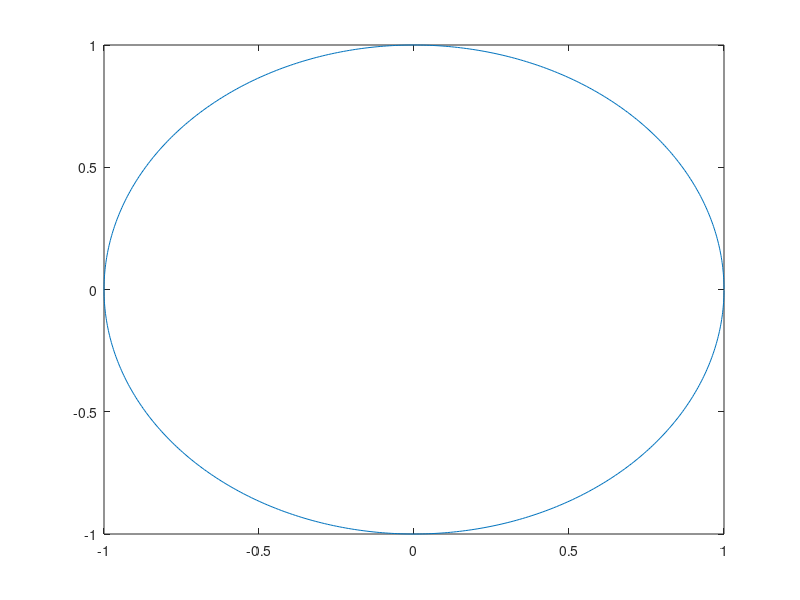
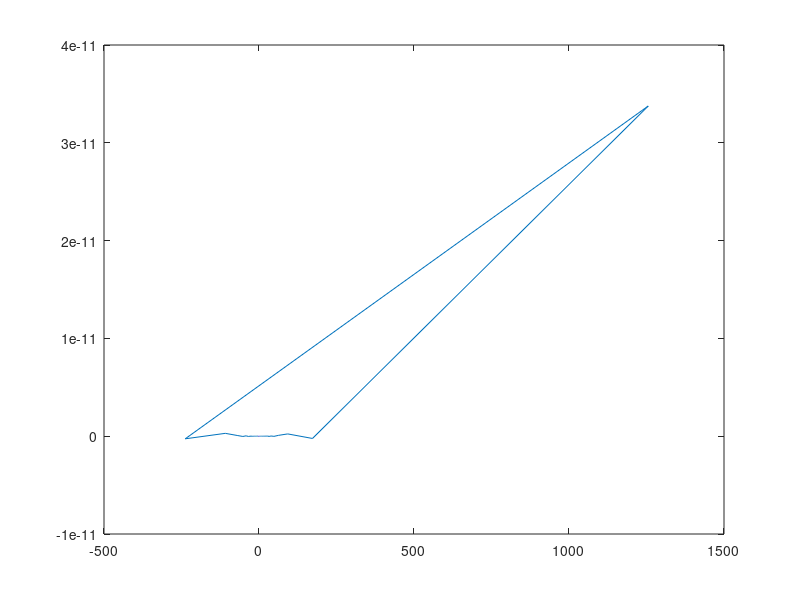
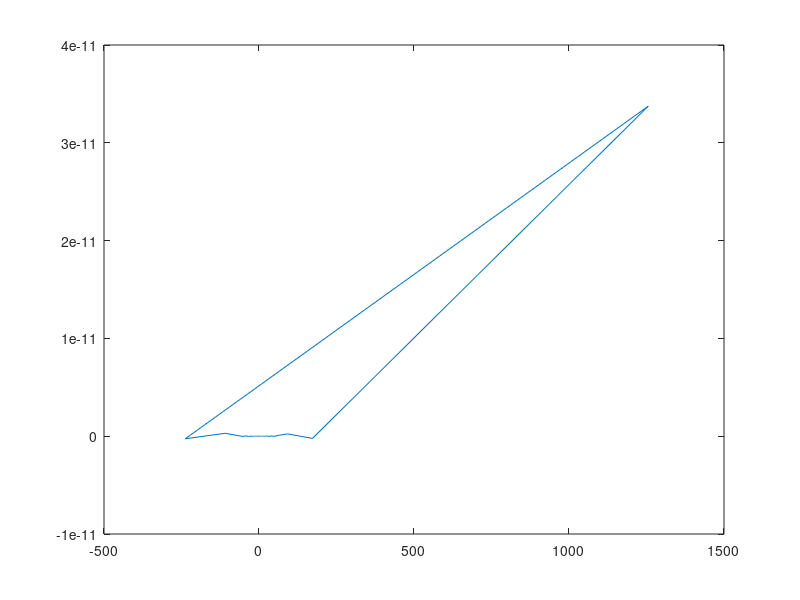
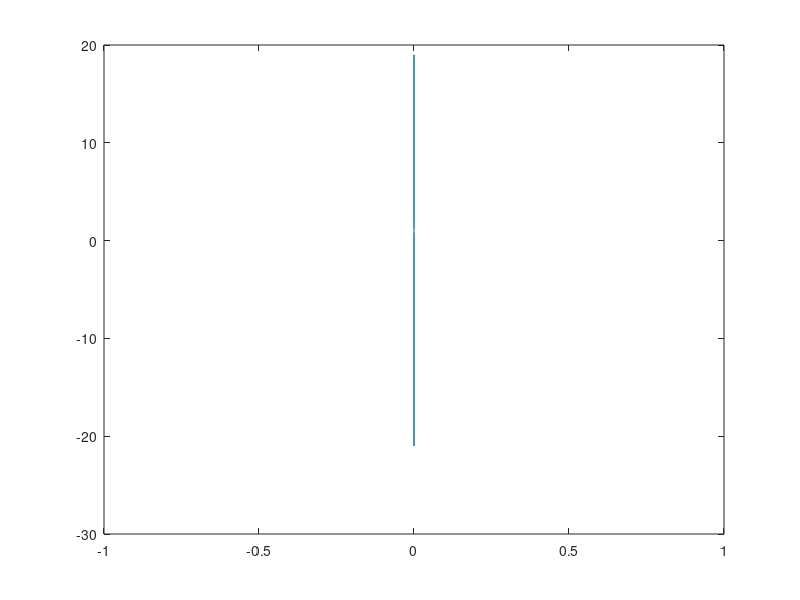

MATLAB code to generate these figures, in order:
%%
% Möbius transformations
clear; close all; clc;

m = @(z, z1, z2, z3) (z - z1).*(z2 - z3) ./ ((z - z3).*(z2 - z1));

z = linspace(-10j, 10j);
z1 = 1j;
z2 = 0;
z3 = -1j;

mobius = m(z, z1, z2, z3);
figure(1)
plot(real(mobius), imag(mobius))

g = @(phi) exp(1j * phi);
z = g(0:.01:2*pi);

figure(2)
plot(real(z), imag(z))

figure(3)
mobius_c = @(z) (z - 1) / (1j.*z + 1j);
mobius_c_ = mobius_c(z);
plot(real(mobius_c_), imag(mobius_c_))

% ha
z = linspace(-10, 10);
z1 = -1;
z2 = 1j;
z3 = 1;

mobius = m(z, z1, z2, z3);
figure(4)
plot(real(mobius), imag(mobius))

% 
%%
close all, clear, clc;

m = @(z, z1, z2, z3) (z - z1).*(z2 - z3) ./ ((z - z3).*(z2 - z1));
g = @(phi) exp(1j * phi);
z = g(0:.01:2*pi)
figure(1)
plot(real(z), imag(z))
z1 = 1;
z2 = 1j;
z3 = -1;
m_v = m(z, z1, z2, z3);
figure(2)
plot(real(m_v), imag(m_v))

figure(3)
mobius_c = @(z) (z - 1) ./ (1j.*z + 1j);
mobius_c_ = mobius_c(z);
plot(real(mobius_c_), imag(mobius_c_))
